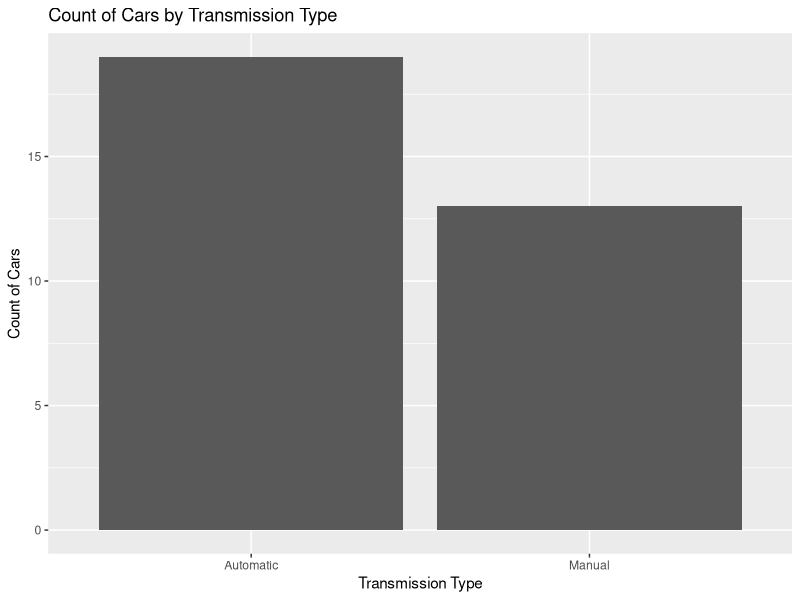
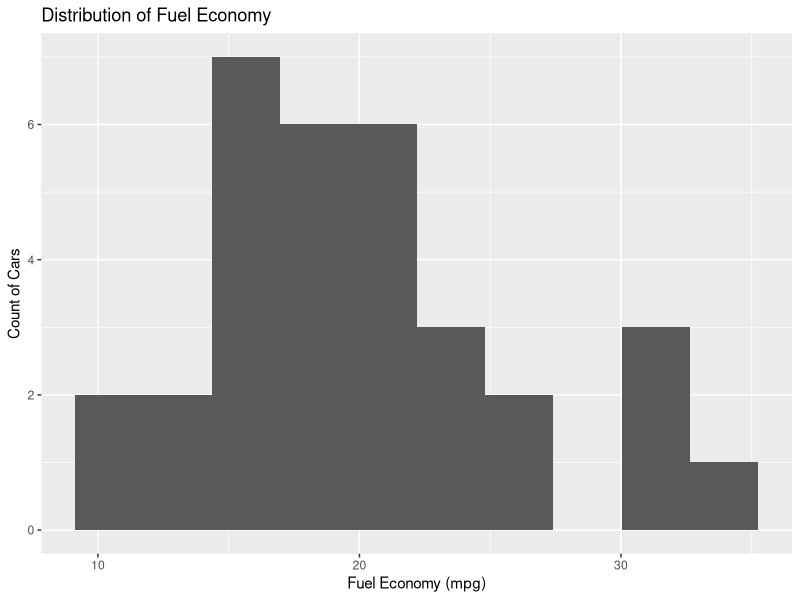
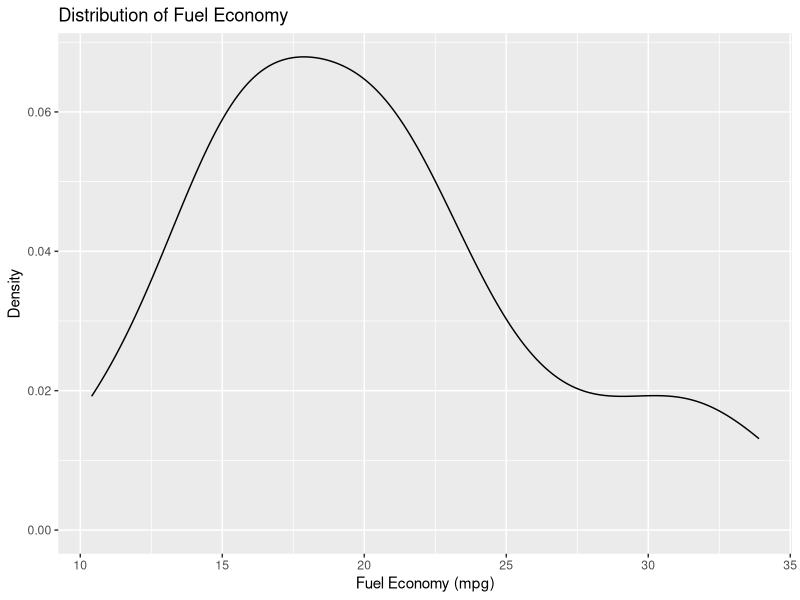
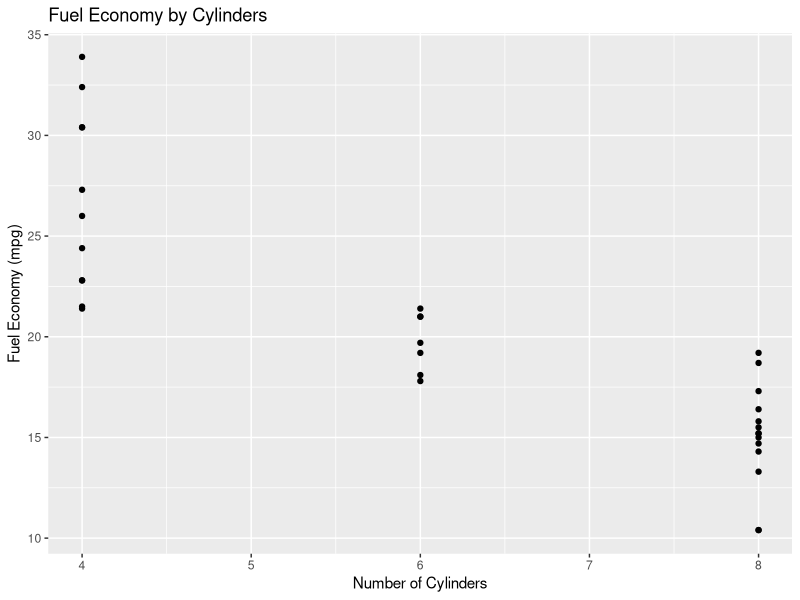

Generate these figures, in order, with R:
# Creating Data Visualization

# Set the working directory
setwd("/Users/Mac/Desktop/Data-Visualization/R")

# Read the CSV file
cars <- read.csv("Cars.csv")
install.packages("ggplot2")
# Load the ggplot2 library
library(ggplot2)

# Create a frequency bar chart
ggplot(
  data = cars, 
  aes(x = Transmission)) + 
  geom_bar() +
  ggtitle("Count of Cars by Transmission Type") +
  xlab("Transmission Type") +
  ylab("Count of Cars")

# Create a histogram
ggplot(
  data = cars, 
  aes(x = Fuel.Economy)) +
  geom_histogram(
    bins = 10) +
  ggtitle("Distribution of Fuel Economy") +
  xlab("Fuel Economy (mpg)") +
  ylab("Count of Cars")

# Create a density plot
ggplot(
  data = cars, 
  aes(x = Fuel.Economy)) +
  geom_density() +
  ggtitle("Distribution of Fuel Economy") +
  xlab("Fuel Economy (mpg)") +
  ylab("Density")

# Create a scatterplot
ggplot(
  data = cars, 
  aes(
    x = Cylinders,
    y = Fuel.Economy)) +
  geom_point() +
  ggtitle("Fuel Economy by Cylinders") +
  xlab("Number of Cylinders") +
  ylab("Fuel Economy (mpg)")


